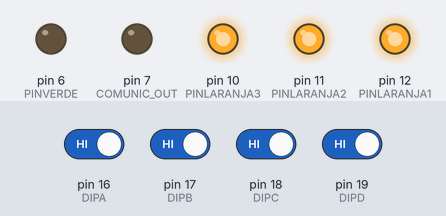
A sketch run on a simulated Arduino Uno, built with avr-gcc and run on an emulated ATmega328P. On the bench: output pins drawn as LEDs (lit = HIGH). The inputs (shaded band) are chosen by the test bench; at power-on: pin 16 (DIPA), pin 17 (DIPB), pin 18 (DIPC), pin 19 (DIPD) HIGH.

Above: at 0.1 s.
At 0.5 s:
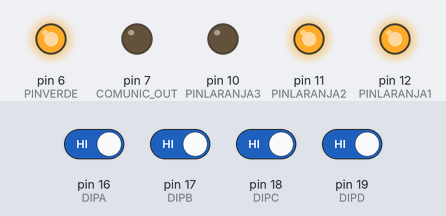
At 0.9 s:
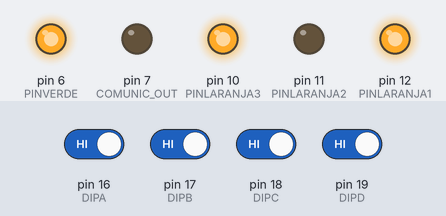
At 1.3 s:
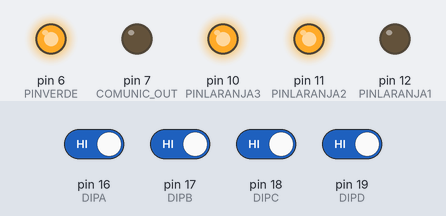
At 1.7 s:
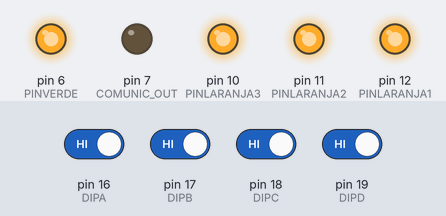
Timing chart, 0 to 3.2 s (numbered marks = the images above):
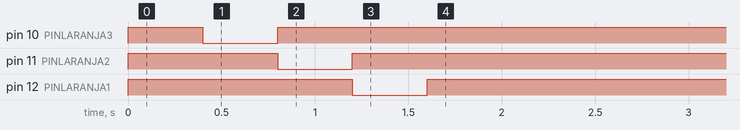

The sketch:

pinheirinho_lampadas_semsensor_v2.ino
```cpp
/*----- SCRIPT DO ARDUINO ESCRAVO (PINHEIRINHO) QUE PODE FUNCIONAR INDEPENDENTE-----//
 * v1 aprovado
 * v1.1 usava reles 1 canal de tipos diferentes
 * v2 criado sobre a versao 1 que estava funcionando perfeitamente
 * FEATURES:
 * Chave DIP switch para 5 modos de funcionamento (velocidades da largada)
 * Conexão para fita LED indicadora no verso do pinheirinho??
 *
 * SUGESTAO: colocar botao para RESET
 */
#include <FastLED.h>

#define PINLARANJA1  12  //LOW ACENDE
#define PINLARANJA2  11
#define PINLARANJA3  10
#define PINVERDE  6
#define GATILHO 9
#define COMUNIC_OUT 7
#define DIPA 16 // A2
#define DIPB 17 // A3
#define DIPC 18 // A4
#define DIPD 19 // A5
#define LED_PIN 3 // SINAL FITA LED (FastLED)
#define NUM_LEDS 30

CRGB leds[NUM_LEDS];

int intervalo = 400;
int modo = 0;

void setup() {
  pinMode(PINLARANJA1, OUTPUT);
  pinMode(PINLARANJA2, OUTPUT);
  pinMode(PINLARANJA3, OUTPUT);
  pinMode(PINVERDE, OUTPUT);
  pinMode(COMUNIC_OUT, OUTPUT);
  pinMode(GATILHO, INPUT_PULLUP);
  pinMode(DIPA, INPUT_PULLUP);
  pinMode(DIPB, INPUT_PULLUP);
  pinMode(DIPC, INPUT_PULLUP);
  pinMode(DIPD, INPUT_PULLUP);

  if(digitalRead(DIPA)) modo++;
  if(digitalRead(DIPB)) modo++;
  if(digitalRead(DIPC)) modo++;
  if(digitalRead(DIPD)) modo++;

//APAGAR AS LAMPADAS AO INICIAR - POUPAR BATERIA
  digitalWrite(PINLARANJA1, HIGH);
  digitalWrite(PINLARANJA2, HIGH);
  digitalWrite(PINLARANJA3, HIGH);
  digitalWrite(PINVERDE, HIGH);

//EXECUTA A SEQUENCIA DE BAIXO PARA CIMA
  digitalWrite(PINVERDE, LOW);  // LOW = ACIONA O RELE
  delay(400);
  digitalWrite(PINVERDE, HIGH);
  digitalWrite(PINLARANJA3, LOW);
  delay(400);
  digitalWrite(PINLARANJA3, HIGH);
  digitalWrite(PINLARANJA2, LOW);
  delay(400);
  digitalWrite(PINLARANJA2, HIGH);
  digitalWrite(PINLARANJA1, LOW);
  delay(400);
  digitalWrite(PINLARANJA1, HIGH);
}
```
